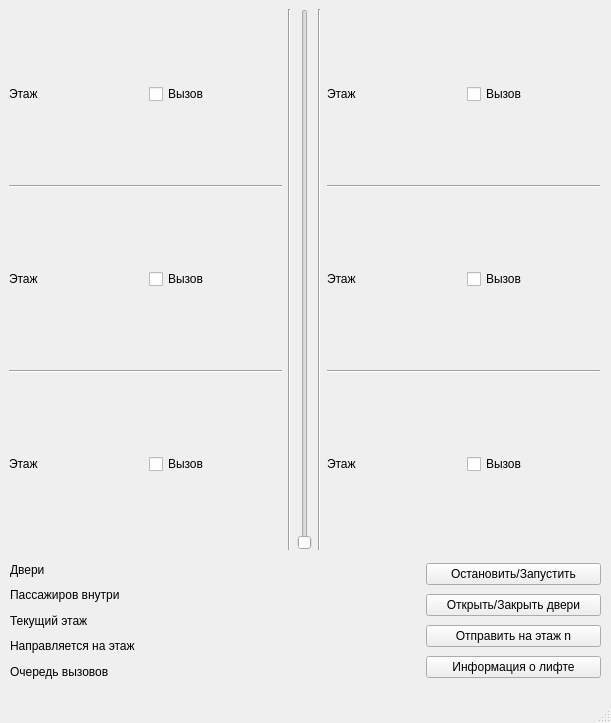
<?xml version="1.0" encoding="UTF-8"?>
<ui version="4.0">
 <class>MainWindow</class>
 <widget class="QMainWindow" name="MainWindow">
  <property name="geometry">
   <rect>
    <x>0</x>
    <y>0</y>
    <width>611</width>
    <height>723</height>
   </rect>
  </property>
  <property name="windowTitle">
   <string>MainWindow</string>
  </property>
  <widget class="QWidget" name="centralwidget">
   <widget class="QWidget" name="horizontalLayoutWidget">
    <property name="geometry">
     <rect>
      <x>9</x>
      <y>9</y>
      <width>591</width>
      <height>541</height>
     </rect>
    </property>
    <layout class="QHBoxLayout" name="horizontalLayout">
     <item>
      <layout class="QVBoxLayout" name="left_part">
       <item>
        <layout class="QHBoxLayout" name="left_floor_layout">
         <item>
          <widget class="QLabel" name="left_floor_lbl2">
           <property name="text">
            <string>Этаж</string>
           </property>
          </widget>
         </item>
         <item>
          <widget class="QCheckBox" name="left_floor_checkbox1">
           <property name="text">
            <string>Вызов</string>
           </property>
          </widget>
         </item>
        </layout>
       </item>
       <item>
        <widget class="Line" name="line_4">
         <property name="orientation">
          <enum>Qt::Horizontal</enum>
         </property>
        </widget>
       </item>
       <item>
        <layout class="QHBoxLayout" name="left_floor_layout_2">
         <item>
          <widget class="QLabel" name="left_floor_lbl_2">
           <property name="text">
            <string>Этаж</string>
           </property>
          </widget>
         </item>
         <item>
          <widget class="QCheckBox" name="left_floor_checkbox_2">
           <property name="text">
            <string>Вызов</string>
           </property>
          </widget>
         </item>
        </layout>
       </item>
       <item>
        <widget class="Line" name="line_3">
         <property name="orientation">
          <enum>Qt::Horizontal</enum>
         </property>
        </widget>
       </item>
       <item>
        <layout class="QHBoxLayout" name="left_floor_layout_3">
         <item>
          <widget class="QLabel" name="left_floor_lbl_3">
           <property name="text">
            <string>Этаж</string>
           </property>
          </widget>
         </item>
         <item>
          <widget class="QCheckBox" name="left_floor_checkbox_3">
           <property name="text">
            <string>Вызов</string>
           </property>
          </widget>
         </item>
        </layout>
       </item>
      </layout>
     </item>
     <item>
      <widget class="Line" name="line_2">
       <property name="orientation">
        <enum>Qt::Vertical</enum>
       </property>
      </widget>
     </item>
     <item>
      <widget class="QSlider" name="lift_floor_slider">
       <property name="orientation">
        <enum>Qt::Vertical</enum>
       </property>
      </widget>
     </item>
     <item>
      <widget class="Line" name="line">
       <property name="orientation">
        <enum>Qt::Vertical</enum>
       </property>
      </widget>
     </item>
     <item>
      <layout class="QVBoxLayout" name="right_part">
       <item>
        <layout class="QHBoxLayout" name="right_floor_layout_11">
         <item>
          <widget class="QLabel" name="right_floor_lbl_11">
           <property name="text">
            <string>Этаж</string>
           </property>
          </widget>
         </item>
         <item>
          <widget class="QCheckBox" name="right_floor_checkbox_11">
           <property name="text">
            <string>Вызов</string>
           </property>
          </widget>
         </item>
        </layout>
       </item>
       <item>
        <widget class="Line" name="line_9">
         <property name="orientation">
          <enum>Qt::Horizontal</enum>
         </property>
        </widget>
       </item>
       <item>
        <layout class="QHBoxLayout" name="right_floor_layout_12">
         <item>
          <widget class="QLabel" name="right_floor_lbl_12">
           <property name="text">
            <string>Этаж</string>
           </property>
          </widget>
         </item>
         <item>
          <widget class="QCheckBox" name="right_floor_checkbox_12">
           <property name="text">
            <string>Вызов</string>
           </property>
          </widget>
         </item>
        </layout>
       </item>
       <item>
        <widget class="Line" name="line_10">
         <property name="orientation">
          <enum>Qt::Horizontal</enum>
         </property>
        </widget>
       </item>
       <item>
        <layout class="QHBoxLayout" name="right_floor_layout_13">
         <item>
          <widget class="QLabel" name="right_floor_lbl_13">
           <property name="text">
            <string>Этаж</string>
           </property>
          </widget>
         </item>
         <item>
          <widget class="QCheckBox" name="right_floor_checkbox_13">
           <property name="text">
            <string>Вызов</string>
           </property>
          </widget>
         </item>
        </layout>
       </item>
      </layout>
     </item>
    </layout>
   </widget>
   <widget class="QWidget" name="horizontalLayoutWidget_5">
    <property name="geometry">
     <rect>
      <x>10</x>
      <y>560</y>
      <width>591</width>
      <height>121</height>
     </rect>
    </property>
    <layout class="QHBoxLayout" name="operator_functions" stretch="7,3">
     <item>
      <layout class="QVBoxLayout" name="lift_info">
       <item>
        <widget class="QLabel" name="lift_door_status_label">
         <property name="text">
          <string>Двери</string>
         </property>
        </widget>
       </item>
       <item>
        <widget class="QLabel" name="lift_passengers_label">
         <property name="text">
          <string>Пассажиров внутри</string>
         </property>
        </widget>
       </item>
       <item>
        <widget class="QLabel" name="lift_current_floor_label">
         <property name="text">
          <string>Текущий этаж</string>
         </property>
        </widget>
       </item>
       <item>
        <widget class="QLabel" name="lift_destination_label">
         <property name="text">
          <string>Направляется на этаж</string>
         </property>
        </widget>
       </item>
       <item>
        <widget class="QLabel" name="lift_queue_label">
         <property name="text">
          <string>Очередь вызовов</string>
         </property>
        </widget>
       </item>
      </layout>
     </item>
     <item>
      <layout class="QVBoxLayout" name="lift_functions">
       <item>
        <widget class="QPushButton" name="change_lift_status_btn">
         <property name="text">
          <string>Остановить/Запустить</string>
         </property>
        </widget>
       </item>
       <item>
        <widget class="QPushButton" name="change_door_status_btn">
         <property name="text">
          <string>Открыть/Закрыть двери</string>
         </property>
        </widget>
       </item>
       <item>
        <widget class="QPushButton" name="send_to_floor_btn">
         <property name="text">
          <string>Отправить на этаж n</string>
         </property>
        </widget>
       </item>
       <item>
        <widget class="QPushButton" name="lift_info_btn">
         <property name="text">
          <string>Информация о лифте</string>
         </property>
        </widget>
       </item>
      </layout>
     </item>
    </layout>
   </widget>
  </widget>
  <widget class="QMenuBar" name="menubar">
   <property name="geometry">
    <rect>
     <x>0</x>
     <y>0</y>
     <width>611</width>
     <height>21</height>
    </rect>
   </property>
  </widget>
  <widget class="QStatusBar" name="statusbar"/>
 </widget>
 <resources/>
 <connections/>
</ui>
